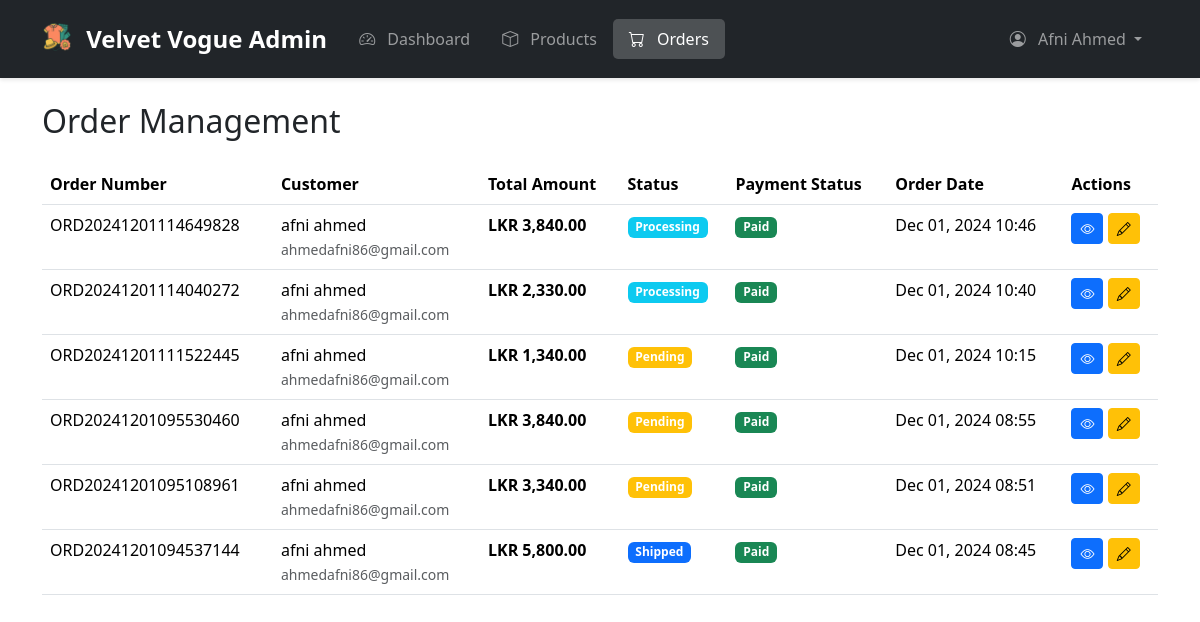
The page /Admin/orders.php (signed in) on the database its author committed.
### tables this page shows
CREATE TABLE `orders` (
  `order_id` int(11) NOT NULL,
  `user_id` int(11) NOT NULL,
  `order_number` varchar(50) NOT NULL,
  `total_amount` decimal(10,2) NOT NULL,
  `status` enum('pending','processing','shipped','delivered','cancelled') NOT NULL DEFAULT 'pending',
  `payment_status` enum('pending','paid','failed','refunded') NOT NULL DEFAULT 'pending',
  `payment_method` varchar(50) DEFAULT NULL,
  `shipping_address` text NOT NULL,
  `billing_address` text NOT NULL,
  `shipping_method` varchar(50) NOT NULL,
  `shipping_cost` decimal(10,2) NOT NULL DEFAULT 0.00,
  `tax_amount` decimal(10,2) NOT NULL DEFAULT 0.00,
  `notes` text DEFAULT NULL,
  `created_at` timestamp NOT NULL DEFAULT current_timestamp(),
  `updated_at` timestamp NOT NULL DEFAULT current_timestamp() ON UPDATE current_timestamp()
);

CREATE TABLE `users` (
  `id` int(11) NOT NULL,
  `full_name` varchar(255) NOT NULL,
  `home_address` text NOT NULL,
  `postal_code` varchar(20) NOT NULL,
  `email` varchar(255) NOT NULL,
  `password` varchar(255) NOT NULL,
  `created_at` timestamp NULL DEFAULT current_timestamp()
);

### Admin/orders.php (the view, shortened to what this page needs)
<?php
require_once 'includes/config.php';
$sql = "SELECT o.*, u.email as customer_email, u.full_name as customer_name
        FROM orders o
        LEFT JOIN users u ON o.user_id = u.id
        ORDER BY o.created_at DESC";
$result = $conn->query($sql);
?>
<!DOCTYPE html>
<html lang="en">
<head>
    <link href="https://cdn.jsdelivr.net/npm/bootstrap@5.3.3/dist/css/bootstrap.min.css" rel="stylesheet">
    <link rel="stylesheet" href="https://cdn.jsdelivr.net/npm/bootstrap-icons@1.11.3/font/bootstrap-icons.min.css">
</head>
<body>
    <?php include 'includes/header.php'; ?>
    <div class="container mt-4">
        <h2 class="mb-4">Order Management</h2>
        <div class="table-responsive">
            <table class="table table-hover">
                <thead>
                    <tr>
                        <th>Order Number</th>
                        <th>Customer</th>
                        <th>Total Amount</th>
                        <th>Status</th>
                        <th>Payment Status</th>
                        <th>Order Date</th>
                        <th>Actions</th>
                    </tr>
                </thead>
                <tbody>
                    <?php while($row = $result->fetch_assoc()): ?>
                    <tr>
                        <td><?php echo htmlspecialchars($row['order_number']); ?></td>
                        <td>
                            <?php echo htmlspecialchars($row['customer_name']); ?><br>
                            <small class="text-muted"><?php echo htmlspecialchars($row['customer_email']); ?></small>
                        </td>
                        <td class="order-total">LKR <?php echo number_format($row['total_amount'], 2); ?></td>
                        <td>
                            <span class="badge status-badge bg-<?php
                                echo match($row['status']) {
                                    'pending' => 'warning',
                                    'processing' => 'info',
                                    'shipped' => 'primary',
                                    'delivered' => 'success',
                                    'cancelled' => 'danger',
                                    default => 'secondary'
                                };
                            ?>">
                                <?php echo ucfirst($row['status']); ?>
                            </span>
                        </td>
                        <td>
                            <span class="badge status-badge bg-<?php
                                echo match($row['payment_status']) {
                                    'pending' => 'warning',
                                    'paid' => 'success',
                                    'failed' => 'danger',
                                    'refunded' => 'info',
                                    default => 'secondary'
                                };
                            ?>">
                                <?php echo ucfirst($row['payment_status']); ?>
                            </span>
                        </td>
                        <td><?php echo date('M d, Y H:i', strtotime($row['created_at'])); ?></td>
                        <td>
                            <button class="btn btn-sm btn-primary view-order-btn"
                                    data-id="<?php echo $row['order_id']; ?>"
                                    data-bs-toggle="modal"
                                    data-bs-target="#orderDetailsModal">
                                <i class="bi bi-eye"></i>
                            </button>
                            <button class="btn btn-sm btn-warning update-status-btn"
                                    data-id="<?php echo $row['order_id']; ?>"
                                    data-status="<?php echo $row['status']; ?>"
                                    data-bs-toggle="modal"
                                    data-bs-target="#updateStatusModal">
                                <i class="bi bi-pencil"></i>
                            </button>
                        </td>
                    </tr>
                    <?php endwhile; ?>
                </tbody>
            </table>
        </div>
    </div>
</body>
</html>

### Admin/includes/header.php (shortened to what this page needs)
<!DOCTYPE html>
<html lang="en">
<head>
    <link href="https://cdn.jsdelivr.net/npm/bootstrap@5.3.3/dist/css/bootstrap.min.css" rel="stylesheet">
    <link rel="stylesheet" href="https://cdn.jsdelivr.net/npm/bootstrap-icons@1.11.3/font/bootstrap-icons.min.css">
</head>
<body>
<nav class="navbar navbar-expand-lg navbar-dark bg-dark">
    <div class="container">
        <a class="navbar-brand" href="index.php">
            <img src="../assets/brand.png" alt="Velvet Vogue" height="30" class="d-inline-block align-text-top me-2">
            Velvet Vogue Admin
        </a>
        <div class="collapse navbar-collapse" id="navbarNav">
            <ul class="navbar-nav">
                <li class="nav-item">
                    <a class="nav-link <?php echo basename($_SERVER['PHP_SELF']) === 'index.php' ? 'active' : ''; ?>"
                       href="index.php">
                        <i class="bi bi-speedometer2"></i> Dashboard
                    </a>
                </li>
                <li class="nav-item">
                    <a class="nav-link <?php echo basename($_SERVER['PHP_SELF']) === 'products.php' ? 'active' : ''; ?>"
                       href="products.php">
                        <i class="bi bi-box"></i> Products
                    </a>
                </li>
                <li class="nav-item">
                    <a class="nav-link <?php echo basename($_SERVER['PHP_SELF']) === 'orders.php' ? 'active' : ''; ?>"
                       href="orders.php">
                        <i class="bi bi-cart"></i> Orders
                    </a>
                </li>
            </ul>
            <?php if (isset($_SESSION['admin_id'])): ?>
                <ul class="navbar-nav ms-auto">
                    <li class="nav-item dropdown">
                        <a class="nav-link dropdown-toggle" href="#" id="adminDropdown" role="button"
                           data-bs-toggle="dropdown" aria-expanded="false">
                            <i class="bi bi-person-circle"></i>
                            <?php echo htmlspecialchars($_SESSION['admin_name']); ?>
                        </a>
                    </li>
                </ul>
            <?php endif; ?>
        </div>
    </div>
</nav>

### Admin/orders.php (style rules this page uses)
.status-badge { font-size: 0.9em; padding: 0.5em 0.8em; }
.table th { background-color: #f8f9fa; }
.order-total { font-weight: bold; color: #198754; }

### Admin/includes/header.php (style rules this page uses)
.navbar { padding: 1rem; box-shadow: 0 2px 4px rgba(0,0,0,0.1); }
.navbar-brand { font-weight: bold; font-size: 1.5rem; }
.nav-link { padding: 0.5rem 1rem !important; border-radius: 5px; transition: all 0.3s ease; }
.nav-link.active { background: rgba(255,255,255,0.2); }
.nav-link i { margin-right: 0.5rem; }

### rows shown on the page
orders: order_number "ORD20241201114649828", user.full_name "afni ahmed", user.email "ahmedafni86@gmail.com", total_amount "3,840.00", status "Processing", payment_status "Paid", created_at "Dec 01, 2024 10:46"
orders: order_number "ORD20241201114040272", user.full_name "afni ahmed", user.email "ahmedafni86@gmail.com", total_amount "2,330.00", status "Processing", payment_status "Paid", created_at "Dec 01, 2024 10:40"
orders: order_number "ORD20241201111522445", user.full_name "afni ahmed", user.email "ahmedafni86@gmail.com", total_amount "1,340.00", status "Pending", payment_status "Paid", created_at "Dec 01, 2024 10:15"
orders: order_number "ORD20241201095530460", user.full_name "afni ahmed", user.email "ahmedafni86@gmail.com", total_amount "3,840.00", status "Pending", payment_status "Paid", created_at "Dec 01, 2024 08:55"
orders: order_number "ORD20241201095108961", user.full_name "afni ahmed", user.email "ahmedafni86@gmail.com", total_amount "3,340.00", status "Pending", payment_status "Paid", created_at "Dec 01, 2024 08:51"
orders: order_number "ORD20241201094537144", user.full_name "afni ahmed", user.email "ahmedafni86@gmail.com", total_amount "5,800.00", status "Shipped", payment_status "Paid", created_at "Dec 01, 2024 08:45"

### other values the page prints
$_SESSION['admin_name'] "Afni Ahmed"
